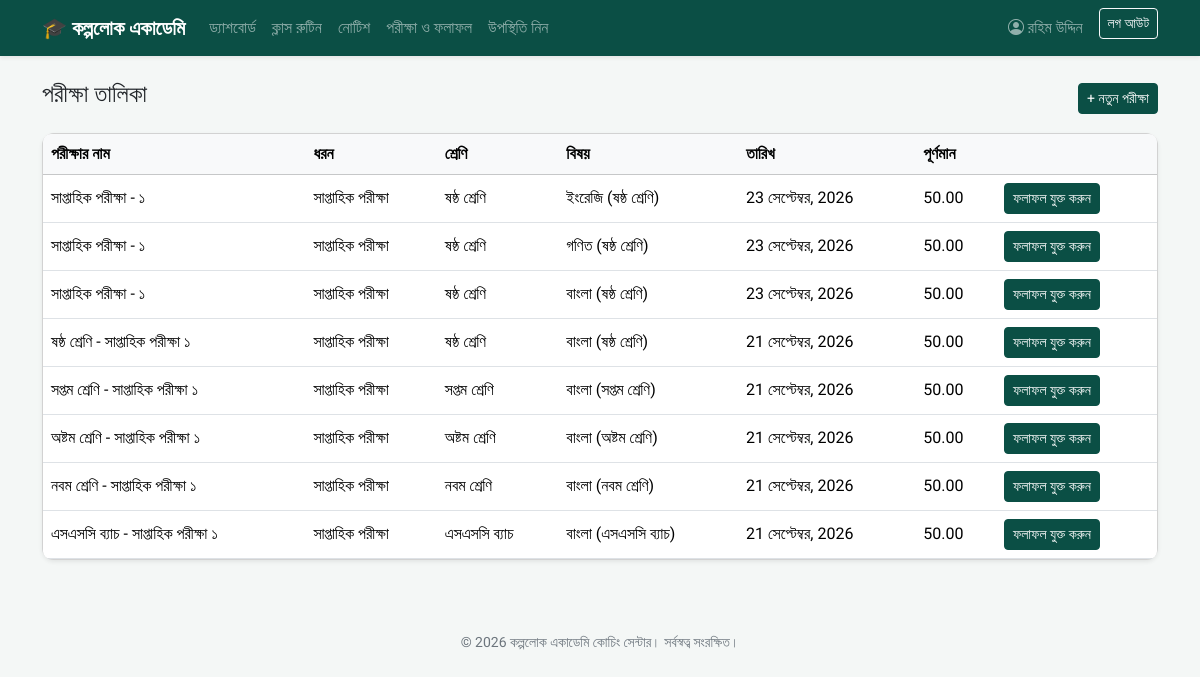
Screenshot of /exams/ (signed in) with the database file from the repository.
### accounts/models.py (models this page shows, shortened)
class User(AbstractUser):
    class Role(models.TextChoices):
        ADMIN = "ADMIN", "Admin"
        TEACHER = "TEACHER", "Teacher"
        STUDENT = "STUDENT", "Student"
    role = models.CharField(max_length=10, choices=Role.choices, default=Role.STUDENT)
    phone = models.CharField(max_length=20, blank=True)
    photo = models.ImageField(upload_to="profiles/", blank=True, null=True)
    address = models.CharField(max_length=255, blank=True)
    def is_admin_role(self):
        return self.role == self.Role.ADMIN or self.is_superuser
    def is_teacher_role(self):
        return self.role == self.Role.TEACHER
    def is_student_role(self):
        return self.role == self.Role.STUDENT

### academy/models.py (models this page shows, shortened)
class Exam(models.Model):
    class ExamType(models.TextChoices):
        WEEKLY = "WEEKLY", "সাপ্তাহিক পরীক্ষা"
        MONTHLY = "MONTHLY", "মাসিক পরীক্ষা"
        MODEL = "MODEL", "মডেল টেস্ট"
        FINAL = "FINAL", "বার্ষিক/চূড়ান্ত পরীক্ষা"
    name = models.CharField(max_length=150)
    exam_type = models.CharField(max_length=10, choices=ExamType.choices, default=ExamType.WEEKLY)
    school_class = models.ForeignKey(SchoolClass, on_delete=models.CASCADE, related_name="exams")
    subject = models.ForeignKey(Subject, on_delete=models.CASCADE, related_name="exams")
    date = models.DateField(default=timezone.now)
    total_marks = models.DecimalField(max_digits=6, decimal_places=2, default=100)
    created_by = models.ForeignKey(
        settings.AUTH_USER_MODEL, on_delete=models.SET_NULL, null=True, blank=True, related_name="exams_created"
    )
    class Meta:
        ordering = ["-date"]

class SchoolClass(models.Model):
    name = models.CharField(max_length=100, unique=True, help_text="যেমনঃ ষষ্ঠ শ্রেণি, SSC ব্যাচ")
    section = models.CharField(max_length=50, blank=True)
    order = models.PositiveIntegerField(default=0, help_text="তালিকায় ক্রম নির্ধারণের জন্য")
    class Meta:
        ordering = ["order", "name"]
    def __str__(self):
        return f"{self.name}{(' - ' + self.section) if self.section else ''}"

class Subject(models.Model):
    name = models.CharField(max_length=100)
    school_class = models.ForeignKey(SchoolClass, on_delete=models.CASCADE, related_name="subjects")
    code = models.CharField(max_length=20, blank=True)
    class Meta:
        unique_together = ("name", "school_class")
    def __str__(self):
        return f"{self.name} ({self.school_class})"

### academy/views.py (the view)
# urls.py: path('exams/', views.exam_list, name='exam_list'),
@login_required
def exam_list(request):
    user = request.user
    exams = Exam.objects.select_related("school_class", "subject").all()
    if user.is_student_role():
        profile = getattr(user, "student_profile", None)
        exams = exams.filter(school_class=profile.school_class) if profile and profile.school_class else exams.none()
    elif user.is_teacher_role():
        taught_classes = ClassRoutine.objects.filter(teacher=user).values_list("school_class", flat=True)
        exams = exams.filter(school_class__in=taught_classes)
    return render(request, "academy/exam_list.html", {"exams": exams})

### templates/academy/exam_list.html (shortened to what this page needs)
{% extends "base.html" %}
{% block content %}
<div class="d-flex justify-content-between align-items-center mb-3">
    <h4>পরীক্ষা তালিকা</h4>
    {% if user.is_teacher_role or user.is_admin_role %}
        <a href="{% url 'exam_add' %}" class="btn btn-brand btn-sm">+ নতুন পরীক্ষা</a>
    {% endif %}
</div>
<div class="card shadow-sm">
    <div class="table-responsive">
        <table class="table table-hover mb-0 align-middle">
            <thead class="table-light">
                <tr><th>পরীক্ষার নাম</th><th>ধরন</th><th>শ্রেণি</th><th>বিষয়</th><th>তারিখ</th><th>পূর্ণমান</th><th></th></tr>
            </thead>
            <tbody>
            {% for e in exams %}
                <tr>
                    <td>{{ e.name }}</td>
                    <td>{{ e.get_exam_type_display }}</td>
                    <td>{{ e.school_class }}</td>
                    <td>{{ e.subject }}</td>
                    <td>{{ e.date }}</td>
                    <td>{{ e.total_marks }}</td>
                    <td>
                        {% if user.is_teacher_role or user.is_admin_role %}
                            <a href="{% url 'exam_result_entry' e.pk %}" class="btn btn-sm btn-brand">ফলাফল যুক্ত করুন</a>
                        {% endif %}
                    </td>
                </tr>
            {% empty %}
                <tr><td colspan="7" class="text-center text-muted py-4">কোনো পরীক্ষা পাওয়া যায়নি।</td></tr>
            {% endfor %}
            </tbody>
        </table>
    </div>
</div>
{% endblock %}

### templates/base.html (shortened to what this page needs)
{% load static %}
<!DOCTYPE html>
<html lang="bn">
<head>
    <link href="https://cdn.jsdelivr.net/npm/bootstrap@5.3.3/dist/css/bootstrap.min.css" rel="stylesheet">
    <link href="https://cdn.jsdelivr.net/npm/bootstrap-icons@1.11.3/font/bootstrap-icons.css" rel="stylesheet">
</head>
<body>
<nav class="navbar navbar-expand-lg navbar-dark brand-green mb-4 shadow-sm">
    <div class="container">
        <a class="navbar-brand" href="{% url 'home' %}">🎓 কল্পলোক একাডেমি</a>
        <div class="collapse navbar-collapse" id="navMenu">
            <ul class="navbar-nav me-auto mb-2 mb-lg-0">
                {% if user.is_authenticated %}
                    <li class="nav-item"><a class="nav-link" href="{% url 'dashboard' %}">ড্যাশবোর্ড</a></li>
                    <li class="nav-item"><a class="nav-link" href="{% url 'routine_list' %}">ক্লাস রুটিন</a></li>
                    <li class="nav-item"><a class="nav-link" href="{% url 'notice_list' %}">নোটিশ</a></li>
                    {% if user.is_teacher_role %}
                        <li class="nav-item"><a class="nav-link" href="{% url 'exam_list' %}">পরীক্ষা ও ফলাফল</a></li>
                        <li class="nav-item"><a class="nav-link" href="{% url 'attendance_mark' %}">উপস্থিতি নিন</a></li>
                    {% endif %}
                {% endif %}
            </ul>
            <ul class="navbar-nav">
                {% if user.is_authenticated %}
                    <li class="nav-item"><a class="nav-link" href="{% url 'profile' %}"><i class="bi bi-person-circle"></i> {{ user.get_full_name|default:user.username }}</a></li>
                    <li class="nav-item">
                        <form method="post" action="{% url 'logout' %}" class="d-inline">
                            <button class="btn btn-outline-light btn-sm ms-2" type="submit">লগ আউট</button>
                        </form>
                    </li>
                {% else %}
                    <li class="nav-item"><a class="nav-link" href="{% url 'login' %}">লগইন</a></li>
                {% endif %}
            </ul>
        </div>
    </div>
</nav>
<div class="container mb-5">
    {% block content %}{% endblock %}
</div>
<footer class="text-center py-4 small">
    &copy; {% now "Y" %} কল্পলোক একাডেমি কোচিং সেন্টার। সর্বস্বত্ব সংরক্ষিত।
</footer>
</body>
</html>

### templates/base.html (style rules this page uses)
body { font-family: 'Hind Siliguri', sans-serif; background-color: #f4f7f6; }
.navbar-brand { font-weight: 700; }
.brand-green { background-color: #0b4f45 !important; }
.btn-brand { background-color: #0b4f45; border-color: #0b4f45; color: #fff; }
.card { border-radius: 0.75rem; }
.table-responsive { border-radius: 0.5rem; overflow-x: auto; -webkit-overflow-scrolling: touch; }
.table-responsive table { margin-bottom: 0; }
footer { color: #6c757d; }

### rows the page displays
User: get_full_name "রহিম উদ্দিন"
Exam: name "সাপ্তাহিক পরীক্ষা - ১", exam_type "সাপ্তাহিক পরীক্ষা", school_class "ষষ্ঠ শ্রেণি", subject "ইংরেজি (ষষ্ঠ শ্রেণি)", date "23 সেপ্টেম্বর, 2026", total_marks "50.00"
Exam: name "সাপ্তাহিক পরীক্ষা - ১", exam_type "সাপ্তাহিক পরীক্ষা", school_class "ষষ্ঠ শ্রেণি", subject "গণিত (ষষ্ঠ শ্রেণি)", date "23 সেপ্টেম্বর, 2026", total_marks "50.00"
Exam: name "সাপ্তাহিক পরীক্ষা - ১", exam_type "সাপ্তাহিক পরীক্ষা", school_class "ষষ্ঠ শ্রেণি", subject "বাংলা (ষষ্ঠ শ্রেণি)", date "23 সেপ্টেম্বর, 2026", total_marks "50.00"
Exam: name "ষষ্ঠ শ্রেণি - সাপ্তাহিক পরীক্ষা ১", exam_type "সাপ্তাহিক পরীক্ষা", school_class "ষষ্ঠ শ্রেণি", subject "বাংলা (ষষ্ঠ শ্রেণি)", date "21 সেপ্টেম্বর, 2026", total_marks "50.00"
Exam: name "সপ্তম শ্রেণি - সাপ্তাহিক পরীক্ষা ১", exam_type "সাপ্তাহিক পরীক্ষা", school_class "সপ্তম শ্রেণি", subject "বাংলা (সপ্তম শ্রেণি)", date "21 সেপ্টেম্বর, 2026", total_marks "50.00"
Exam: name "অষ্টম শ্রেণি - সাপ্তাহিক পরীক্ষা ১", exam_type "সাপ্তাহিক পরীক্ষা", school_class "অষ্টম শ্রেণি", subject "বাংলা (অষ্টম শ্রেণি)", date "21 সেপ্টেম্বর, 2026", total_marks "50.00"
Exam: name "নবম শ্রেণি - সাপ্তাহিক পরীক্ষা ১", exam_type "সাপ্তাহিক পরীক্ষা", school_class "নবম শ্রেণি", subject "বাংলা (নবম শ্রেণি)", date "21 সেপ্টেম্বর, 2026", total_marks "50.00"
Exam: name "এসএসসি ব্যাচ - সাপ্তাহিক পরীক্ষা ১", exam_type "সাপ্তাহিক পরীক্ষা", school_class "এসএসসি ব্যাচ", subject "বাংলা (এসএসসি ব্যাচ)", date "21 সেপ্টেম্বর, 2026", total_marks "50.00"
